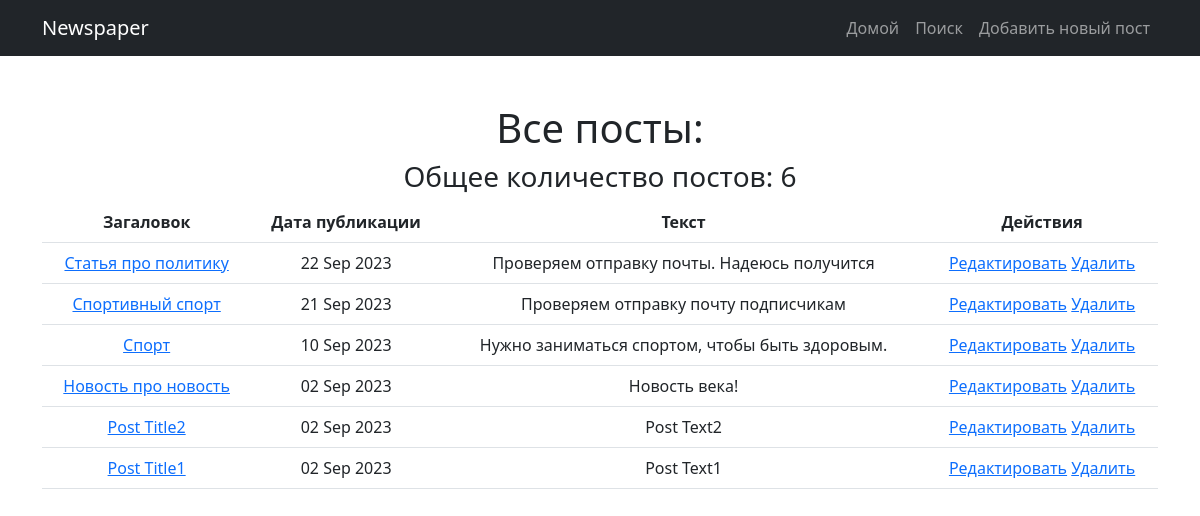
The app's page /news/ (signed in) with its own data.
### news/models.py (models this page shows, shortened)
class Post(models.Model):
    author = models.ForeignKey(Author, on_delete=models.CASCADE)
    ARTICLE = 'AR'
    NEWS = 'NW'
    CHOICES = [
        (ARTICLE, 'Статья'),
        (NEWS, 'Новость')
    ]
    choice = models.CharField(max_length=2, choices=CHOICES, default=ARTICLE)
    createDate = models.DateTimeField(auto_now_add=True)
    category = models.ManyToManyField(Category, through='PostCategory')
    postTitle = models.CharField(max_length=255)
    postText = models.TextField()
    postRating = models.IntegerField(default=0)

### news/views.py (the view)
# urls.py: path('', PostsList.as_view(), name='allNews'),
class PostsList(ListView):
    model = Post
    template_name = 'news.html'
    context_object_name = 'posts'
    ordering = ['-createDate']
    paginate_by = 10
    def get_context_data(self, **kwargs):
        context = super().get_context_data(**kwargs)
        context['is_not_author'] = not self.request.user.groups.filter(name='authors').exists()
        return context

### news/templatetags/custom_filters.py (called while the page is built)
@register.filter(name='censor')
def censor(value):
    bad_words = ['плохое_слово1', 'плохое_слово2', 'плохое_слово3', 'плохое_слово4']
    for w in bad_words:
        if w in value:
            value = value.replace(w, '***')
    return value

### templates/news.html (shortened to what this page needs)
{% extends 'default.html' %}
{% block content %}
    {% if posts %}
        <h1>Все посты:</h1>
        <h3>Общее количество постов: {{ posts|length }}</h3>
        <table class="table">
           <tr>
               <th scope="col">
                   Загаловок
               </th>
               <th scope="col">
                   Дата публикации
               </th>
               <th scope="col">
                   Текст
               </th>
               <th scope="col">
                   Действия
               </th>
           </tr>
        {% for post in posts %}
           <tr>
               <td>
                   <a href="{% url 'news:postDetail' post.id %}">{{ post.postTitle|censor }}</a>
               </td>
               <td>
                   {{ post.createDate|date:'d M Y' }}
               </td>
               <td>
                   {{ post.postText|truncatewords:20|censor }}
               </td>
               <td>
                   <a href="{% url 'news:postUpdate' post.id %}">Редактировать</a>
                   <a href="{% url 'news:postDelete' post.id %}">Удалить</a>
               </td>
           </tr>
        {% endfor %}
        </table>
    {% else %}
        <h1>Пока новостей нет</h1>
    {% endif %}
{% endblock content %}

### records on screen
Post: postTitle|censor "Статья про политику", createDate "22 Sep 2023", postText|censor "Проверяем отправку почты. Надеюсь получится"
Post: postTitle|censor "Спортивный спорт", createDate "21 Sep 2023", postText|censor "Проверяем отправку почту подписчикам"
Post: postTitle|censor "Спорт", createDate "10 Sep 2023", postText|censor "Нужно заниматься спортом, чтобы быть здоровым."
Post: postTitle|censor "Новость про новость", createDate "02 Sep 2023", postText|censor "Новость века!"
Post: postTitle|censor "Post Title2", createDate "02 Sep 2023", postText|censor "Post Text2"
Post: postTitle|censor "Post Title1", createDate "02 Sep 2023", postText|censor "Post Text1"

### other values on screen
{{ posts|length }} "6"
